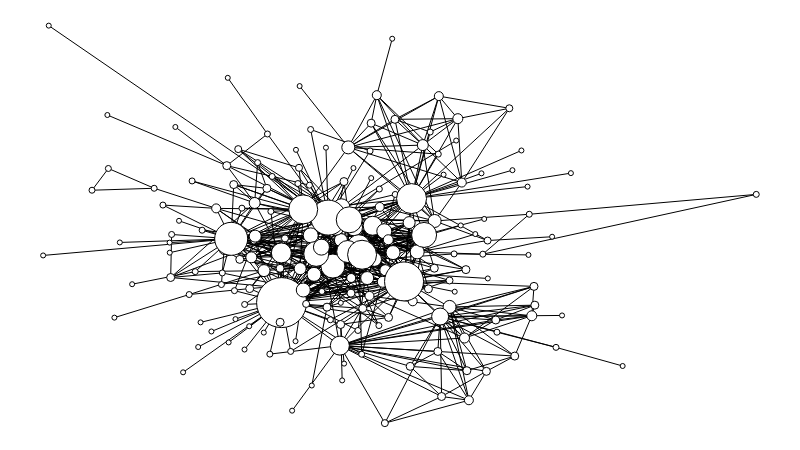

Notebook cell for this chart:
### Markdown cell above
##### Plotando o grafo do livro 1

### Code cell
g1.set_all_nodes('size', 12)
g1.set_all_nodes('labpos', 'hover')
g1.set_nodedata('degree', g1.degree)
g1.distest_nodes('degree')
g1.displot_nodes('degree')
#g1.move('step')
g1.move('kamada_kawai')
g1.scale_nodes_size(g1.degree)
#g1.color_nodes()
g1.draw()

### Figure 1 — Plotly figure (JSON) as saved in the notebook; plotly's stock layout.template omitted (floating-point values rounded to 4 significant figures; data arrays with more than 128 entries replaced by an {"elided": "..."} marker saying what was removed)
{"data": [{"hoverinfo": "none", "line": {"color": "rgb(127, 127, 127)", "dash": "solid", "width": 0}, "mode": "lines", "type": "scatter", "x": [0.4202, 0.4202, null, 0, 1, null], "y": [0, 1, null, 0.4394, 0.4394, null]}, {"hoverinfo": "none", "line": {"color": "rgb(0, 0, 0)", "dash": "solid", "width": 1}, "mode": "lines", "type": "scatter", "x": {"elided": "2040 float values"}, "y": {"elided": "2040 float values"}}, {"hoverinfo": "text", "marker": {"color": "rgb(255, 255, 255)", "line": {"color": "rgb(0, 0, 0)", "width": 1}, "size": 6, "symbol": "circle"}, "mode": "markers", "text": ["ADDAM_MARBRAND", "AEGON", "CHETT", "ALBETT", "DESMOND", "SYRIO_FOREL", "BALON", "BALON-SWANN", "WAYMAR_ROYCE", "JOSETH", "OSHA", "STIV", "CHIGGEN", "SHAE", "NESTOR-ROYCE", "COLEMON", "EON", "STEVRON_FREY", "TYTOS-BLACKWOOD", "WENDEL-MANDERLY", "CAYN", "KARYLANCE", "CONN", "DANWELL", "HOSTEEN", "JARED", "DARYN-HORNWOOD", "TORRHEN", "JOMMO", "OGO", "HIGH_SEPTON", "RAYMUN-DARRY", "GARED", "WILL-(PROLOGUE)", "HEWARD", "KEVAN", "MAEGE", "JYCK", "MORREC", "MACE", "TIMETT"], "textfont": {"color": "rgb(0, 0, 0)"}, "textposition": "middle center", "type": "scatter", "x": [0.3385, 0.3179, 0.5541, 0.5428, 0.3909, 0.4467, 0.4028, 0.4937, 0.6166, 0.4715, 0.3211, 0.3573, 0.3008, 0.2089, 0.223, 0.1802, 0.2512, 0.168, 0.2133, 0.2787, 0.3193, 0.2048, 0.3145, 0.1557, 0.09149, 0.06855, 0.2683, 0.2956, 0.6364, 0.7192, 0.2826, 0.3471, 0.6817, 1, 0.4414, 0.4709, 0.25, 0.3751, 0.4585, 0.5763, 0.3735], "y": [0.3388, 0.1736, 0.6767, 0.7323, 0.3312, 0.1734, 0.26, 0.5753, 0.4251, 0.5889, 0.6206, 0.6027, 0.6554, 0.6093, 0.4853, 0.4746, 0.3778, 0.5486, 0.3811, 0.5408, 0.5325, 0.3235, 0.7274, 0.5908, 0.6406, 0.5859, 0.3332, 0.4579, 0.2288, 0.1906, 0.2986, 0.1804, 0.5254, 0.5754, 0.2331, 0.2454, 0.3486, 0.7387, 0.6848, 0.4257, 0.5985]}, {"hoverinfo": "text", "marker": {"color": "rgb(255, 255, 255)", "line": {"color": "rgb(0, 0, 0)", "width": 1}, "size": 24, "symbol": "circle"}, "mode": "markers", "text": ["JAIME"], "textfont": {"color": "rgb(0, 0, 0)"}, "textposition": "middle center", "type": "scatter", "x": [0.4063], "y": [0.3951]}, {"hoverinfo": "text", "marker": {"color": "rgb(255, 255, 255)", "line": {"color": "rgb(0, 0, 0)", "width": 1}, "size": 20, "symbol": "circle"}, "mode": "markers", "text": ["TYWIN"], "textfont": {"color": "rgb(0, 0, 0)"}, "textposition": "middle center", "type": "scatter", "x": [0.3341], "y": [0.4282]}, {"hoverinfo": "text", "marker": {"color": "rgb(255, 255, 255)", "line": {"color": "rgb(0, 0, 0)", "width": 1}, "size": 19, "symbol": "circle"}, "mode": "markers", "text": ["DAENERYS", "JORY_CASSEL"], "textfont": {"color": "rgb(0, 0, 0)"}, "textposition": "middle center", "type": "scatter", "x": [0.4161, 0.4621], "y": [0.195, 0.4965]}, {"hoverinfo": "text", "marker": {"color": "rgb(255, 255, 255)", "line": {"color": "rgb(0, 0, 0)", "width": 1}, "size": 50, "symbol": "circle"}, "mode": "markers", "text": ["NED"], "textfont": {"color": "rgb(0, 0, 0)"}, "textposition": "middle center", "type": "scatter", "x": [0.3344], "y": [0.3032]}, {"hoverinfo": "text", "marker": {"color": "rgb(255, 255, 255)", "line": {"color": "rgb(0, 0, 0)", "width": 1}, "size": 9, "symbol": "circle"}, "mode": "markers", "text": ["MAESTER_AEMON", "GRENN", "PYPAR", "TOMARD", "MYRCELLA", "YOREN", "WALDER", "JANOS", "QOTHO", "RHAEGAR"], "textfont": {"color": "rgb(0, 0, 0)"}, "textposition": "middle center", "type": "scatter", "x": [0.4679, 0.5871, 0.5549, 0.5285, 0.5183, 0.472, 0.2426, 0.432, 0.597, 0.4576], "y": [0.8251, 0.6052, 0.8227, 0.4481, 0.3065, 0.5438, 0.5402, 0.3651, 0.05758, 0.32]}, {"hoverinfo": "text", "marker": {"color": "rgb(255, 255, 255)", "line": {"color": "rgb(0, 0, 0)", "width": 1}, "size": 11, "symbol": "circle"}, "mode": "markers", "text": ["ALLISER_THORNE", "ILYN_PAYNE", "MERYN_TRANT", "RICKON", "BRONN"], "textfont": {"color": "rgb(0, 0, 0)"}, "textposition": "middle center", "type": "scatter", "x": [0.5325, 0.4763, 0.4799, 0.292, 0.2966], "y": [0.6995, 0.3555, 0.3846, 0.4171, 0.5538]}, {"hoverinfo": "text", "marker": {"color": "rgb(255, 255, 255)", "line": {"color": "rgb(0, 0, 0)", "width": 1}, "size": 8, "symbol": "circle"}, "mode": "markers", "text": ["BOWEN_MARSH", "AERYS", "BRANDON", "GEROLD-HIGHTOWER", "AGGO", "JHOGO", "QUARO", "RAKHARO", "RAST", "ALYN", "JEYNE-POOLE", "MYCAH", "VAYON-POOLE", "BOROS", "BERIC", "HALLIS-MOLLEN", "HULLEN", "MARILLION", "SHAGGA", "VARDIS_EGEN", "WILLIS-WODE", "HOSTER", "HAGGO", "DOREAH", "ILLYRIO", "JHIQUI", "MIRRI_MAZ_DUUR", "GALBART_GLOVER", "MARQ-PIPER", "ROOSE_BOLTON"], "textfont": {"color": "rgb(0, 0, 0)"}, "textposition": "middle center", "type": "scatter", "x": [0.46, 0.4844, 0.4482, 0.4172, 0.5942, 0.6613, 0.5535, 0.5147, 0.4933, 0.5929, 0.5403, 0.3324, 0.5485, 0.3767, 0.3981, 0.4219, 0.3922, 0.2673, 0.2575, 0.1789, 0.3138, 0.4317, 0.5588, 0.6347, 0.6883, 0.6895, 0.6216, 0.3323, 0.2897, 0.2758], "y": [0.7546, 0.2659, 0.2885, 0.2481, 0.1319, 0.1687, 0.1803, 0.1428, 0.7643, 0.3862, 0.3379, 0.2537, 0.3897, 0.4891, 0.2918, 0.6077, 0.5459, 0.6001, 0.6478, 0.3664, 0.5906, 0.327, 0.06695, 0.2595, 0.344, 0.2968, 0.1303, 0.3895, 0.3384, 0.4119]}, {"hoverinfo": "text", "marker": {"color": "rgb(255, 255, 255)", "line": {"color": "rgb(0, 0, 0)", "width": 1}, "size": 5, "symbol": "circle"}, "mode": "markers", "text": ["CLYDAS", "ARTHUR-DAYNE", "ARYS-OAKHEART", "MANCE", "THOROS", "HALI", "DONNEL_WAYNWOOD", "MASHA_HEDDLE", "MOREO-TUMITIS", "MYA-STONE", "MYCHEL-REDFORT", "CHELLA", "CLEMENT-PIPER", "CORATT", "EROEH", "DAREON", "DOLF", "DONAL-NOYE", "RHAEGO", "DYWEN", "GENDRY", "HOWLAND", "JACKS", "JOSS", "PORTHER", "TOBHO_MOTT", "TREGAR", "VARLY", "WYLLA", "FOGO", "OSWELL-WHENT", "GUNTHOR-SON-OF-GURN", "HARYS-SWYFT", "HOBB", "HUGH", "JAFER-FLOWERS", "MATTHAR", "OTHOR", "JONOS_BRACKEN", "KURLEKET", "LANCEL", "LEO_LEFFORD", "LYN-CORBRAY", "PAXTER-REDWYNE", "MAEGOR", "MORD", "RANDYLL", "ULF-SON-OF-UMAR"], "textfont": {"color": "rgb(0, 0, 0)"}, "textposition": "middle center", "type": "scatter", "x": [0.4895, 0.4193, 0.6185, 0.606, 0.3768, 0.4601, 0.1906, 0.1075, 0.1774, 0, 0.1776, 0.3546, 0.09995, 0.2589, 0.3492, 0.6707, 0.09008, 0.7401, 0.7277, 0.6147, 0.2697, 0.289, 0.2208, 0.2174, 0.236, 0.1963, 0.2601, 0.2824, 0.3095, 0.8127, 0.4221, 0.5792, 0.4174, 0.6793, 0.6236, 0.7138, 0.5616, 0.6581, 0.1248, 0.3966, 0.5772, 0.4352, 0.3539, 0.6806, 0.5856, 0.00789, 0.3597, 0.1854], "y": [0.967, 0.1074, 0.5136, 0.4756, 0.09466, 0.6165, 0.509, 0.4545, 0.4541, 0.4218, 0.4288, 0.6875, 0.2654, 0.8687, 0.03134, 0.6859, 0.7751, 0.6289, 0.2709, 0.6284, 0.2616, 0.2438, 0.2535, 0.1915, 0.2306, 0.1279, 0.2031, 0.1851, 0.2278, 0.1437, 0.1498, 0.7109, 0.3026, 0.595, 0.364, 0.4689, 0.6251, 0.6363, 0.3495, 0.6929, 0.3306, 0.6417, 0.2061, 0.4231, 0.4973, 1, 0.8479, 0.7451]}, {"hoverinfo": "text", "marker": {"color": "rgb(255, 255, 255)", "line": {"color": "rgb(0, 0, 0)", "width": 1}, "size": 13, "symbol": "circle"}, "mode": "markers", "text": ["JEOR", "SAM", "JORAH", "MOUNTAIN", "STANNIS"], "textfont": {"color": "rgb(0, 0, 0)"}, "textposition": "middle center", "type": "scatter", "x": [0.549, 0.4279, 0.5699, 0.4544, 0.4176], "y": [0.5086, 0.6937, 0.2923, 0.365, 0.4604]}, {"hoverinfo": "text", "marker": {"color": "rgb(255, 255, 255)", "line": {"color": "rgb(0, 0, 0)", "width": 1}, "size": 30, "symbol": "circle"}, "mode": "markers", "text": ["JON"], "textfont": {"color": "rgb(0, 0, 0)"}, "textposition": "middle center", "type": "scatter", "x": [0.5166], "y": [0.5649]}, {"hoverinfo": "text", "marker": {"color": "rgb(255, 255, 255)", "line": {"color": "rgb(0, 0, 0)", "width": 1}, "size": 15, "symbol": "circle"}, "mode": "markers", "text": ["JON_ARRYN", "HOUND", "THEON"], "textfont": {"color": "rgb(0, 0, 0)"}, "textposition": "middle center", "type": "scatter", "x": [0.5147, 0.4784, 0.3753], "y": [0.3759, 0.4828, 0.4724]}, {"hoverinfo": "text", "marker": {"color": "rgb(255, 255, 255)", "line": {"color": "rgb(0, 0, 0)", "width": 1}, "size": 39, "symbol": "circle"}, "mode": "markers", "text": ["ROBERT"], "textfont": {"color": "rgb(0, 0, 0)"}, "textposition": "middle center", "type": "scatter", "x": [0.5061], "y": [0.3565]}, {"hoverinfo": "text", "marker": {"color": "rgb(255, 255, 255)", "line": {"color": "rgb(0, 0, 0)", "width": 1}, "size": 17, "symbol": "circle"}, "mode": "markers", "text": ["DROGO", "RODRIK", "RENLY", "LUWIN"], "textfont": {"color": "rgb(0, 0, 0)"}, "textposition": "middle center", "type": "scatter", "x": [0.5567, 0.436, 0.4183, 0.4102], "y": [0.2681, 0.4926, 0.543, 0.494]}, {"hoverinfo": "text", "marker": {"color": "rgb(255, 255, 255)", "line": {"color": "rgb(0, 0, 0)", "width": 1}, "size": 10, "symbol": "circle"}, "mode": "markers", "text": ["HALDER", "TOMMEN", "GREATJON_UMBER", "IRRI", "VISERYS"], "textfont": {"color": "rgb(0, 0, 0)"}, "textposition": "middle center", "type": "scatter", "x": [0.5815, 0.484, 0.2538, 0.6853, 0.5909], "y": [0.7659, 0.4614, 0.4369, 0.2701, 0.2142]}, {"hoverinfo": "text", "marker": {"color": "rgb(255, 255, 255)", "line": {"color": "rgb(0, 0, 0)", "width": 1}, "size": 35, "symbol": "circle"}, "mode": "markers", "text": ["TYRION"], "textfont": {"color": "rgb(0, 0, 0)"}, "textposition": "middle center", "type": "scatter", "x": [0.3999], "y": [0.5171]}, {"hoverinfo": "text", "marker": {"color": "rgb(255, 255, 255)", "line": {"color": "rgb(0, 0, 0)", "width": 1}, "size": 7, "symbol": "circle"}, "mode": "markers", "text": ["HARWIN", "JAREMY_RYKKER", "HODOR", "NAN", "LYANNA", "COHOLLO", "WYL-(GUARD)", "TODDER"], "textfont": {"color": "rgb(0, 0, 0)"}, "textposition": "middle center", "type": "scatter", "x": [0.3391, 0.6233, 0.2736, 0.3588, 0.5699, 0.4792, 0.3688, 0.6537], "y": [0.4647, 0.4593, 0.6893, 0.6423, 0.3589, 0, 0.2999, 0.7921]}, {"hoverinfo": "text", "marker": {"color": "rgb(255, 255, 255)", "line": {"color": "rgb(0, 0, 0)", "width": 1}, "size": 23, "symbol": "circle"}, "mode": "markers", "text": ["ARYA"], "textfont": {"color": "rgb(0, 0, 0)"}, "textposition": "middle center", "type": "scatter", "x": [0.4425], "y": [0.445]}, {"hoverinfo": "text", "marker": {"color": "rgb(255, 255, 255)", "line": {"color": "rgb(0, 0, 0)", "width": 1}, "size": 14, "symbol": "circle"}, "mode": "markers", "text": ["BENJEN", "BARRISTAN", "PYCELLE", "LORAS", "LYSA"], "textfont": {"color": "rgb(0, 0, 0)"}, "textposition": "middle center", "type": "scatter", "x": [0.5245, 0.4907, 0.3799, 0.4646, 0.3648], "y": [0.4308, 0.4291, 0.3743, 0.412, 0.3349]}, {"hoverinfo": "text", "marker": {"color": "rgb(255, 255, 255)", "line": {"color": "rgb(0, 0, 0)", "width": 1}, "size": 26, "symbol": "circle"}, "mode": "markers", "text": ["BRAN"], "textfont": {"color": "rgb(0, 0, 0)"}, "textposition": "middle center", "type": "scatter", "x": [0.4293], "y": [0.5114]}, {"hoverinfo": "text", "marker": {"color": "rgb(255, 255, 255)", "line": {"color": "rgb(0, 0, 0)", "width": 1}, "size": 33, "symbol": "circle"}, "mode": "markers", "text": ["CATELYN"], "textfont": {"color": "rgb(0, 0, 0)"}, "textposition": "middle center", "type": "scatter", "x": [0.2637], "y": [0.4636]}, {"hoverinfo": "text", "marker": {"color": "rgb(255, 255, 255)", "line": {"color": "rgb(0, 0, 0)", "width": 1}, "size": 25, "symbol": "circle"}, "mode": "markers", "text": ["CERSEI", "JOFFREY"], "textfont": {"color": "rgb(0, 0, 0)"}, "textposition": "middle center", "type": "scatter", "x": [0.5342, 0.383], "y": [0.4735, 0.4258]}, {"hoverinfo": "text", "marker": {"color": "rgb(255, 255, 255)", "line": {"color": "rgb(0, 0, 0)", "width": 1}, "size": 12, "symbol": "circle"}, "mode": "markers", "text": ["MORDANE", "RICKARD", "BRYNDEN", "EDMURE"], "textfont": {"color": "rgb(0, 0, 0)"}, "textposition": "middle center", "type": "scatter", "x": [0.5133, 0.3604, 0.2974, 0.3097], "y": [0.5044, 0.3886, 0.4704, 0.3837]}, {"hoverinfo": "text", "marker": {"color": "rgb(255, 255, 255)", "line": {"color": "rgb(0, 0, 0)", "width": 1}, "size": 22, "symbol": "circle"}, "mode": "markers", "text": ["LITTLEFINGER"], "textfont": {"color": "rgb(0, 0, 0)"}, "textposition": "middle center", "type": "scatter", "x": [0.4271], "y": [0.4318]}, {"hoverinfo": "text", "marker": {"color": "rgb(255, 255, 255)", "line": {"color": "rgb(0, 0, 0)", "width": 1}, "size": 29, "symbol": "circle"}, "mode": "markers", "text": ["ROBB", "SANSA"], "textfont": {"color": "rgb(0, 0, 0)"}, "textposition": "middle center", "type": "scatter", "x": [0.3647, 0.4473], "y": [0.5377, 0.4236]}, {"hoverinfo": "text", "marker": {"color": "rgb(255, 255, 255)", "line": {"color": "rgb(0, 0, 0)", "width": 1}, "size": 16, "symbol": "circle"}, "mode": "markers", "text": ["VARYS"], "textfont": {"color": "rgb(0, 0, 0)"}, "textposition": "middle center", "type": "scatter", "x": [0.3903], "y": [0.4427]}, {"hoverinfo": "none", "mode": "text", "text": {"elided": "680 null values"}, "textfont": {"color": "rgb(0, 0, 0)"}, "textposition": "middle center", "type": "scatter", "x": {"elided": "680 float values"}, "y": {"elided": "680 float values"}}, {"hoverinfo": "none", "marker": {"color": "rgba(255, 255, 255, 0)", "line": {"color": "rgba(255, 255, 255, 0)", "width": 0}, "size": 0, "symbol": "circle"}, "mode": "markers", "type": "scatter", "x": [0.5, 0, 1, 0.5], "y": [0, 0.5, 0.5, 1]}, {"hoverinfo": "none", "mode": "text", "text": [], "textfont": {"color": "rgb(255, 255, 255)"}, "textposition": "middle center", "type": "scatter", "x": [], "y": []}, {"hoverinfo": "none", "mode": "text", "text": {"elided": "185 null values"}, "textfont": {"color": "rgb(0, 0, 0)"}, "textposition": "middle center", "type": "scatter", "x": {"elided": "185 float values"}, "y": {"elided": "185 float values"}}], "layout": {"height": 450, "margin": {"b": 0, "l": 0, "r": 0, "t": 0}, "plot_bgcolor": "rgb(255, 255, 255)", "showlegend": false, "width": 800, "xaxis": {"showgrid": false, "showticklabels": false, "zeroline": false}, "yaxis": {"showgrid": false, "showticklabels": false, "zeroline": false}}}
